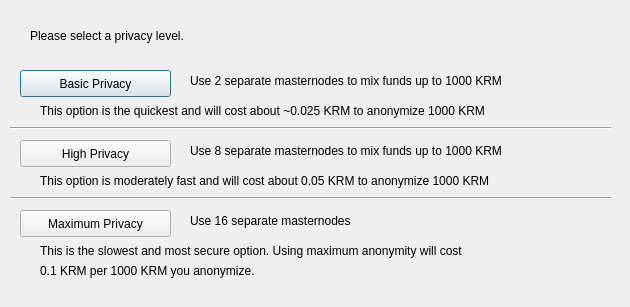
<?xml version="1.0" encoding="UTF-8"?>
<ui version="4.0">
 <class>DarksendConfig</class>
 <widget class="QDialog" name="DarksendConfig">
  <property name="geometry">
   <rect>
    <x>0</x>
    <y>0</y>
    <width>630</width>
    <height>307</height>
   </rect>
  </property>
  <property name="windowTitle">
   <string>Configure PrivateSend</string>
  </property>
  <widget class="QPushButton" name="buttonBasic">
   <property name="geometry">
    <rect>
     <x>20</x>
     <y>70</y>
     <width>151</width>
     <height>27</height>
    </rect>
   </property>
   <property name="text">
    <string>Basic Privacy</string>
   </property>
  </widget>
  <widget class="QPushButton" name="buttonHigh">
   <property name="geometry">
    <rect>
     <x>20</x>
     <y>140</y>
     <width>151</width>
     <height>27</height>
    </rect>
   </property>
   <property name="text">
    <string>High Privacy</string>
   </property>
  </widget>
  <widget class="QPushButton" name="buttonMax">
   <property name="geometry">
    <rect>
     <x>20</x>
     <y>210</y>
     <width>151</width>
     <height>27</height>
    </rect>
   </property>
   <property name="text">
    <string>Maximum Privacy</string>
   </property>
  </widget>
  <widget class="QLabel" name="label">
   <property name="geometry">
    <rect>
     <x>30</x>
     <y>20</y>
     <width>571</width>
     <height>31</height>
    </rect>
   </property>
   <property name="text">
    <string>Please select a privacy level.</string>
   </property>
  </widget>
  <widget class="QLabel" name="label_2">
   <property name="geometry">
    <rect>
     <x>190</x>
     <y>70</y>
     <width>421</width>
     <height>21</height>
    </rect>
   </property>
   <property name="text">
    <string>Use 2 separate masternodes to mix funds up to 1000 KRM</string>
   </property>
  </widget>
  <widget class="QLabel" name="label_3">
   <property name="geometry">
    <rect>
     <x>190</x>
     <y>140</y>
     <width>411</width>
     <height>21</height>
    </rect>
   </property>
   <property name="text">
    <string>Use 8 separate masternodes to mix funds up to 1000 KRM</string>
   </property>
  </widget>
  <widget class="QLabel" name="label_4">
   <property name="geometry">
    <rect>
     <x>190</x>
     <y>210</y>
     <width>421</width>
     <height>21</height>
    </rect>
   </property>
   <property name="text">
    <string>Use 16 separate masternodes</string>
   </property>
  </widget>
  <widget class="QLabel" name="label_6">
   <property name="geometry">
    <rect>
     <x>40</x>
     <y>100</y>
     <width>561</width>
     <height>21</height>
    </rect>
   </property>
   <property name="text">
    <string>This option is the quickest and will cost about ~0.025 KRM to anonymize 1000 KRM</string>
   </property>
  </widget>
  <widget class="QLabel" name="label_7">
   <property name="geometry">
    <rect>
     <x>40</x>
     <y>170</y>
     <width>561</width>
     <height>21</height>
    </rect>
   </property>
   <property name="text">
    <string>This option is moderately fast and will cost about 0.05 KRM to anonymize 1000 KRM</string>
   </property>
  </widget>
  <widget class="QLabel" name="label_8">
   <property name="geometry">
    <rect>
     <x>40</x>
     <y>240</y>
     <width>561</width>
     <height>21</height>
    </rect>
   </property>
   <property name="text">
    <string>This is the slowest and most secure option. Using maximum anonymity will cost</string>
   </property>
  </widget>
  <widget class="QLabel" name="label_9">
   <property name="geometry">
    <rect>
     <x>40</x>
     <y>260</y>
     <width>561</width>
     <height>21</height>
    </rect>
   </property>
   <property name="text">
    <string>0.1 KRM per 1000 KRM you anonymize.</string>
   </property>
  </widget>
  <widget class="Line" name="line">
   <property name="geometry">
    <rect>
     <x>10</x>
     <y>120</y>
     <width>601</width>
     <height>16</height>
    </rect>
   </property>
   <property name="orientation">
    <enum>Qt::Horizontal</enum>
   </property>
  </widget>
  <widget class="Line" name="line_2">
   <property name="geometry">
    <rect>
     <x>10</x>
     <y>190</y>
     <width>601</width>
     <height>16</height>
    </rect>
   </property>
   <property name="orientation">
    <enum>Qt::Horizontal</enum>
   </property>
  </widget>
 </widget>
 <resources/>
 <connections/>
</ui>
